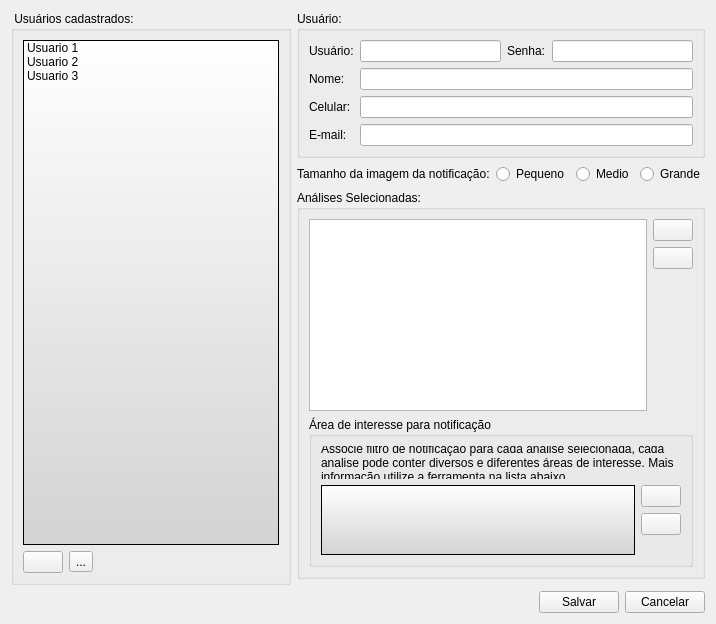
      <widget class="QWidget" name="UsersTab">
       <attribute name="title">
        <string>Usuários</string>
       </attribute>
       <layout class="QGridLayout" name="gridLayout_5">
        <item row="0" column="0" rowspan="4">
         <widget class="QGroupBox" name="groupBox_21">
          <property name="title">
           <string> Usuários cadastrados: </string>
          </property>
          <layout class="QVBoxLayout">
           <item>
            <widget class="QListWidget" name="userAnalysisListWidget">
             <property name="minimumSize">
              <size>
               <width>180</width>
               <height>0</height>
              </size>
             </property>
             <property name="styleSheet">
              <string>background: qlineargradient(x1: 0, y1: 0, x2: 0, y2: 1, stop: 0 white, stop: 1 lightgray);</string>
             </property>
             <item>
              <property name="text">
               <string>Usuario 1</string>
              </property>
              <property name="icon">
               <iconset resource="icons.qrc">
                <normaloff>:/data/icons/usuario.png</normaloff>:/data/icons/usuario.png</iconset>
              </property>
             </item>
             <item>
              <property name="text">
               <string>Usuario 2</string>
              </property>
              <property name="icon">
               <iconset resource="icons.qrc">
                <normaloff>:/data/icons/usuario.png</normaloff>:/data/icons/usuario.png</iconset>
              </property>
             </item>
             <item>
              <property name="text">
               <string>Usuario 3</string>
              </property>
              <property name="icon">
               <iconset resource="icons.qrc">
                <normaloff>:/data/icons/usuario.png</normaloff>:/data/icons/usuario.png</iconset>
              </property>
             </item>
            </widget>
           </item>
           <item>
            <layout class="QHBoxLayout">
             <item>
              <widget class="QPushButton" name="userAnalysisAddUserBtn">
               <property name="toolTip">
                <string>&lt;html&gt;&lt;head&gt;&lt;meta name=&quot;qrichtext&quot; content=&quot;1&quot; /&gt;&lt;style type=&quot;text/css&quot;&gt;
p, li { white-space: pre-wrap; }
&lt;/style&gt;&lt;/head&gt;&lt;body style=&quot; font-family:'MS Shell Dlg 2'; font-size:8.25pt; font-weight:400; font-style:normal;&quot;&gt;
&lt;p style=&quot; margin-top:0px; margin-bottom:0px; margin-left:0px; margin-right:0px; -qt-block-indent:0; text-indent:0px; font-size:8pt;&quot;&gt;Adiciona novo usuário&lt;/p&gt;&lt;/body&gt;&lt;/html&gt;</string>
               </property>
               <property name="text">
                <string/>
               </property>
               <property name="icon">
                <iconset resource="icons.qrc">
                 <normaloff>:/data/icons/add-usuario.png</normaloff>:/data/icons/add-usuario.png</iconset>
               </property>
              </widget>
             </item>
             <item>
              <widget class="QToolButton" name="userAnalysisRemoveUserBtn">
               <property name="toolTip">
                <string>&lt;html&gt;&lt;head&gt;&lt;meta name=&quot;qrichtext&quot; content=&quot;1&quot; /&gt;&lt;style type=&quot;text/css&quot;&gt;
p, li { white-space: pre-wrap; }
&lt;/style&gt;&lt;/head&gt;&lt;body style=&quot; font-family:'MS Shell Dlg 2'; font-size:8.25pt; font-weight:400; font-style:normal;&quot;&gt;
&lt;p style=&quot; margin-top:0px; margin-bottom:0px; margin-left:0px; margin-right:0px; -qt-block-indent:0; text-indent:0px; font-size:8pt;&quot;&gt;Remove o usuário selecionado&lt;/p&gt;&lt;/body&gt;&lt;/html&gt;</string>
               </property>
               <property name="text">
                <string>...</string>
               </property>
               <property name="icon">
                <iconset resource="icons.qrc">
                 <normaloff>:/data/icons/remover_usuario.png</normaloff>:/data/icons/remover_usuario.png</iconset>
               </property>
              </widget>
             </item>
             <item>
              <spacer>
               <property name="orientation">
                <enum>Qt::Horizontal</enum>
               </property>
               <property name="sizeHint" stdset="0">
                <size>
                 <width>40</width>
                 <height>20</height>
                </size>
               </property>
              </spacer>
             </item>
            </layout>
           </item>
          </layout>
         </widget>
        </item>
        <item row="0" column="1">
         <widget class="QGroupBox" name="groupBox_33">
          <property name="title">
           <string>Usuário:</string>
          </property>
          <layout class="QGridLayout">
           <item row="0" column="0">
            <widget class="QLabel" name="label_136">
             <property name="text">
              <string>Usuário:</string>
             </property>
            </widget>
           </item>
           <item row="0" column="1">
            <widget class="QLineEdit" name="userAnalysisLoginLed">
             <property name="maxLength">
              <number>15</number>
             </property>
            </widget>
           </item>
           <item row="0" column="2">
            <widget class="QLabel" name="label_132">
             <property name="text">
              <string>Senha:</string>
             </property>
            </widget>
           </item>
           <item row="0" column="3">
            <widget class="QLineEdit" name="userAnalysisPasswordLed">
             <property name="maxLength">
              <number>15</number>
             </property>
             <property name="echoMode">
              <enum>QLineEdit::Password</enum>
             </property>
            </widget>
           </item>
           <item row="1" column="0">
            <widget class="QLabel" name="label_131">
             <property name="text">
              <string>Nome:</string>
             </property>
            </widget>
           </item>
           <item row="1" column="1" colspan="3">
            <widget class="QLineEdit" name="userAnalysisFullName"/>
           </item>
           <item row="2" column="0">
            <widget class="QLabel" name="label_133">
             <property name="text">
              <string>Celular:</string>
             </property>
            </widget>
           </item>
           <item row="2" column="1" colspan="3">
            <widget class="QLineEdit" name="userAnalysisCellPhoneLed"/>
           </item>
           <item row="3" column="0">
            <widget class="QLabel" name="label_134">
             <property name="text">
              <string>E-mail:</string>
             </property>
            </widget>
           </item>
           <item row="3" column="1" colspan="3">
            <widget class="QLineEdit" name="userAnalysisEMailLed"/>
           </item>
          </layout>
         </widget>
        </item>
        <item row="1" column="1">
         <layout class="QHBoxLayout">
          <item>
           <widget class="QLabel" name="label_135">
            <property name="text">
             <string>Tamanho da imagem da notificação:</string>
            </property>
           </widget>
          </item>
          <item>
           <widget class="QRadioButton" name="rbGridDefCanvasSmall">
            <property name="text">
             <string>Pequeno</string>
            </property>
           </widget>
          </item>
          <item>
           <widget class="QRadioButton" name="rbGridDefCanvasMedium">
            <property name="text">
             <string>Medio</string>
            </property>
           </widget>
          </item>
          <item>
           <widget class="QRadioButton" name="rbGridDefCanvasLarge">
            <property name="text">
             <string>Grande</string>
            </property>
           </widget>
          </item>
         </layout>
        </item>
        <item row="2" column="1">
         <widget class="QGroupBox" name="groupBox_34">
          <property name="title">
           <string>Análises Selecionadas: </string>
          </property>
          <layout class="QGridLayout" name="gridLayout_8">
           <item row="0" column="0" rowspan="3">
            <widget class="QTableView" name="tableView">
             <property name="selectionMode">
              <enum>QAbstractItemView::SingleSelection</enum>
             </property>
             <property name="selectionBehavior">
              <enum>QAbstractItemView::SelectRows</enum>
             </property>
            </widget>
           </item>
           <item row="0" column="1">
            <widget class="QPushButton" name="userAnalysisAddSelectedAnalysysBtn">
             <property name="toolTip">
              <string>&lt;html&gt;&lt;head&gt;&lt;meta name=&quot;qrichtext&quot; content=&quot;1&quot; /&gt;&lt;style type=&quot;text/css&quot;&gt;
p, li { white-space: pre-wrap; }
&lt;/style&gt;&lt;/head&gt;&lt;body style=&quot; font-family:'MS Shell Dlg 2'; font-size:8.25pt; font-weight:400; font-style:normal;&quot;&gt;
&lt;p style=&quot; margin-top:0px; margin-bottom:0px; margin-left:0px; margin-right:0px; -qt-block-indent:0; text-indent:0px; font-size:8pt;&quot;&gt;Adicionar análise&lt;/p&gt;&lt;/body&gt;&lt;/html&gt;</string>
             </property>
             <property name="text">
              <string/>
             </property>
             <property name="icon">
              <iconset resource="../../admin/ui/icons.qrc">
               <normaloff>:/global/icons/add.png</normaloff>:/global/icons/add.png</iconset>
             </property>
            </widget>
           </item>
           <item row="1" column="1">
            <widget class="QPushButton" name="userAnalysisRemoveSelectedAnalysysBtn">
             <property name="toolTip">
              <string>&lt;html&gt;&lt;head&gt;&lt;meta name=&quot;qrichtext&quot; content=&quot;1&quot; /&gt;&lt;style type=&quot;text/css&quot;&gt;
p, li { white-space: pre-wrap; }
&lt;/style&gt;&lt;/head&gt;&lt;body style=&quot; font-family:'MS Shell Dlg 2'; font-size:8.25pt; font-weight:400; font-style:normal;&quot;&gt;
&lt;p style=&quot; margin-top:0px; margin-bottom:0px; margin-left:0px; margin-right:0px; -qt-block-indent:0; text-indent:0px;&quot;&gt;Remover análise&lt;/p&gt;&lt;/body&gt;&lt;/html&gt;</string>
             </property>
             <property name="text">
              <string/>
             </property>
             <property name="icon">
              <iconset resource="../../admin/ui/icons.qrc">
               <normaloff>:/global/icons/remove.png</normaloff>:/global/icons/remove.png</iconset>
             </property>
            </widget>
           </item>
           <item row="2" column="1">
            <spacer>
             <property name="orientation">
              <enum>Qt::Vertical</enum>
             </property>
             <property name="sizeHint" stdset="0">
              <size>
               <width>31</width>
               <height>81</height>
              </size>
             </property>
            </spacer>
           </item>
           <item row="3" column="0" colspan="2">
            <widget class="QGroupBox" name="filterGrb">
             <property name="maximumSize">
              <size>
               <width>16777215</width>
               <height>150</height>
              </size>
             </property>
             <property name="toolTip">
              <string>&lt;!DOCTYPE HTML PUBLIC &quot;-//W3C//DTD HTML 4.0//EN&quot; &quot;http://www.w3.org/TR/REC-html40/strict.dtd&quot;&gt;
&lt;html&gt;&lt;head&gt;&lt;meta name=&quot;qrichtext&quot; content=&quot;1&quot; /&gt;&lt;style type=&quot;text/css&quot;&gt;
p, li { white-space: pre-wrap; }
&lt;/style&gt;&lt;/head&gt;&lt;body style=&quot; font-family:'MS Shell Dlg 2'; font-size:8.25pt; font-weight:400; font-style:normal;&quot;&gt;
&lt;p style=&quot; margin-top:0px; margin-bottom:0px; margin-left:0px; margin-right:0px; -qt-block-indent:0; text-indent:0px;&quot;&gt;&lt;span style=&quot; font-size:8pt;&quot;&gt;O filtro utiliza todos os polígonos do mapa adicional, com a operação de igualdade. &lt;/span&gt;&lt;/p&gt;
&lt;p style=&quot; margin-top:0px; margin-bottom:0px; margin-left:0px; margin-right:0px; -qt-block-indent:0; text-indent:0px;&quot;&gt;&lt;span style=&quot; font-size:8pt;&quot;&gt;Ou seja, os polígonos devem ser os mesmos (idênticos) do plano de risco.&lt;/span&gt;&lt;/p&gt;&lt;/body&gt;&lt;/html&gt;</string>
             </property>
             <property name="title">
              <string>Área de interesse para notificação</string>
             </property>
             <layout class="QGridLayout" name="gridLayout_4">
              <item row="0" column="0" colspan="2">
               <widget class="QLabel" name="label_19">
                <property name="text">
                 <string>Associe filtro de notificação para cada análise selecionada, cada analise pode conter diversos e diferentes áreas de interesse. Mais informação utilize a ferramenta na lista abaixo.</string>
                </property>
                <property name="wordWrap">
                 <bool>true</bool>
                </property>
               </widget>
              </item>
              <item row="1" column="0" rowspan="3">
               <widget class="QListWidget" name="filterAdditionalLst">
                <property name="toolTip">
                 <string>&lt;!DOCTYPE HTML PUBLIC &quot;-//W3C//DTD HTML 4.0//EN&quot; &quot;http://www.w3.org/TR/REC-html40/strict.dtd&quot;&gt;
&lt;html&gt;&lt;head&gt;&lt;meta name=&quot;qrichtext&quot; content=&quot;1&quot; /&gt;&lt;style type=&quot;text/css&quot;&gt;
p, li { white-space: pre-wrap; }
&lt;/style&gt;&lt;/head&gt;&lt;body style=&quot; font-family:'MS Shell Dlg 2'; font-size:8.25pt; font-weight:400; font-style:normal;&quot;&gt;
&lt;p style=&quot; margin-top:0px; margin-bottom:0px; margin-left:0px; margin-right:0px; -qt-block-indent:0; text-indent:0px;&quot;&gt;&lt;span style=&quot; font-size:8pt;&quot;&gt;O filtro utiliza todos os polígonos do mapa adicional, com a operação de igualdade. &lt;/span&gt;&lt;/p&gt;
&lt;p style=&quot; margin-top:0px; margin-bottom:0px; margin-left:0px; margin-right:0px; -qt-block-indent:0; text-indent:0px;&quot;&gt;&lt;span style=&quot; font-size:8pt;&quot;&gt;Ou seja, os polígonos devem ser os mesmos (idênticos) do plano de risco.&lt;/span&gt;&lt;/p&gt;&lt;/body&gt;&lt;/html&gt;</string>
                </property>
                <property name="styleSheet">
                 <string notr="true">background: qlineargradient(x1: 0, y1: 0, x2: 0, y2: 1, stop: 0 white, stop: 1 lightgray);</string>
                </property>
               </widget>
              </item>
              <item row="1" column="1">
               <widget class="QPushButton" name="filterAdditionalAddBtn">
                <property name="text">
                 <string/>
                </property>
                <property name="icon">
                 <iconset resource="../../admin/ui/icons.qrc">
                  <normaloff>:/global/icons/add.png</normaloff>:/global/icons/add.png</iconset>
                </property>
               </widget>
              </item>
              <item row="2" column="1">
               <widget class="QPushButton" name="filterAdditionalRemoveBtn">
                <property name="text">
                 <string/>
                </property>
                <property name="icon">
                 <iconset resource="../../admin/ui/icons.qrc">
                  <normaloff>:/global/icons/remove.png</normaloff>:/global/icons/remove.png</iconset>
                </property>
               </widget>
              </item>
              <item row="3" column="1">
               <spacer name="verticalSpacer_3">
                <property name="orientation">
                 <enum>Qt::Vertical</enum>
                </property>
                <property name="sizeHint" stdset="0">
                 <size>
                  <width>20</width>
                  <height>77</height>
                 </size>
                </property>
               </spacer>
              </item>
             </layout>
            </widget>
           </item>
          </layout>
         </widget>
        </item>
        <item row="4" column="0" colspan="2">
         <layout class="QHBoxLayout">
          <item>
           <spacer>
            <property name="orientation">
             <enum>Qt::Horizontal</enum>
            </property>
            <property name="sizeHint" stdset="0">
             <size>
              <width>151</width>
              <height>20</height>
             </size>
            </property>
           </spacer>
          </item>
          <item>
           <widget class="QPushButton" name="userAnalysisSaveBtn">
            <property name="toolTip">
             <string>&lt;html&gt;&lt;head&gt;&lt;meta name=&quot;qrichtext&quot; content=&quot;1&quot; /&gt;&lt;style type=&quot;text/css&quot;&gt;
p, li { white-space: pre-wrap; }
&lt;/style&gt;&lt;/head&gt;&lt;body style=&quot; font-family:'MS Shell Dlg 2'; font-size:8.25pt; font-weight:400; font-style:normal;&quot;&gt;
&lt;p style=&quot; margin-top:0px; margin-bottom:0px; margin-left:0px; margin-right:0px; -qt-block-indent:0; text-indent:0px;&quot;&gt;Salvar alterações&lt;/p&gt;&lt;/body&gt;&lt;/html&gt;</string>
            </property>
            <property name="text">
             <string>Salvar</string>
            </property>
            <property name="icon">
             <iconset resource="../../admin/ui/icons.qrc">
              <normaloff>:/global/icons/ok.png</normaloff>:/global/icons/ok.png</iconset>
            </property>
           </widget>
          </item>
          <item>
           <widget class="QPushButton" name="userAnalysisCancelBtn">
            <property name="toolTip">
             <string>&lt;html&gt;&lt;head&gt;&lt;meta name=&quot;qrichtext&quot; content=&quot;1&quot; /&gt;&lt;style type=&quot;text/css&quot;&gt;
p, li { white-space: pre-wrap; }
&lt;/style&gt;&lt;/head&gt;&lt;body style=&quot; font-family:'MS Shell Dlg 2'; font-size:8.25pt; font-weight:400; font-style:normal;&quot;&gt;
&lt;p style=&quot; margin-top:0px; margin-bottom:0px; margin-left:0px; margin-right:0px; -qt-block-indent:0; text-indent:0px; font-size:8pt;&quot;&gt;Cancelar alterações&lt;/p&gt;&lt;/body&gt;&lt;/html&gt;</string>
            </property>
            <property name="text">
             <string>Cancelar</string>
            </property>
            <property name="icon">
             <iconset resource="../../admin/ui/icons.qrc">
              <normaloff>:/global/icons/cancel.png</normaloff>:/global/icons/cancel.png</iconset>
            </property>
           </widget>
          </item>
         </layout>
        </item>
       </layout>
      </widget>
